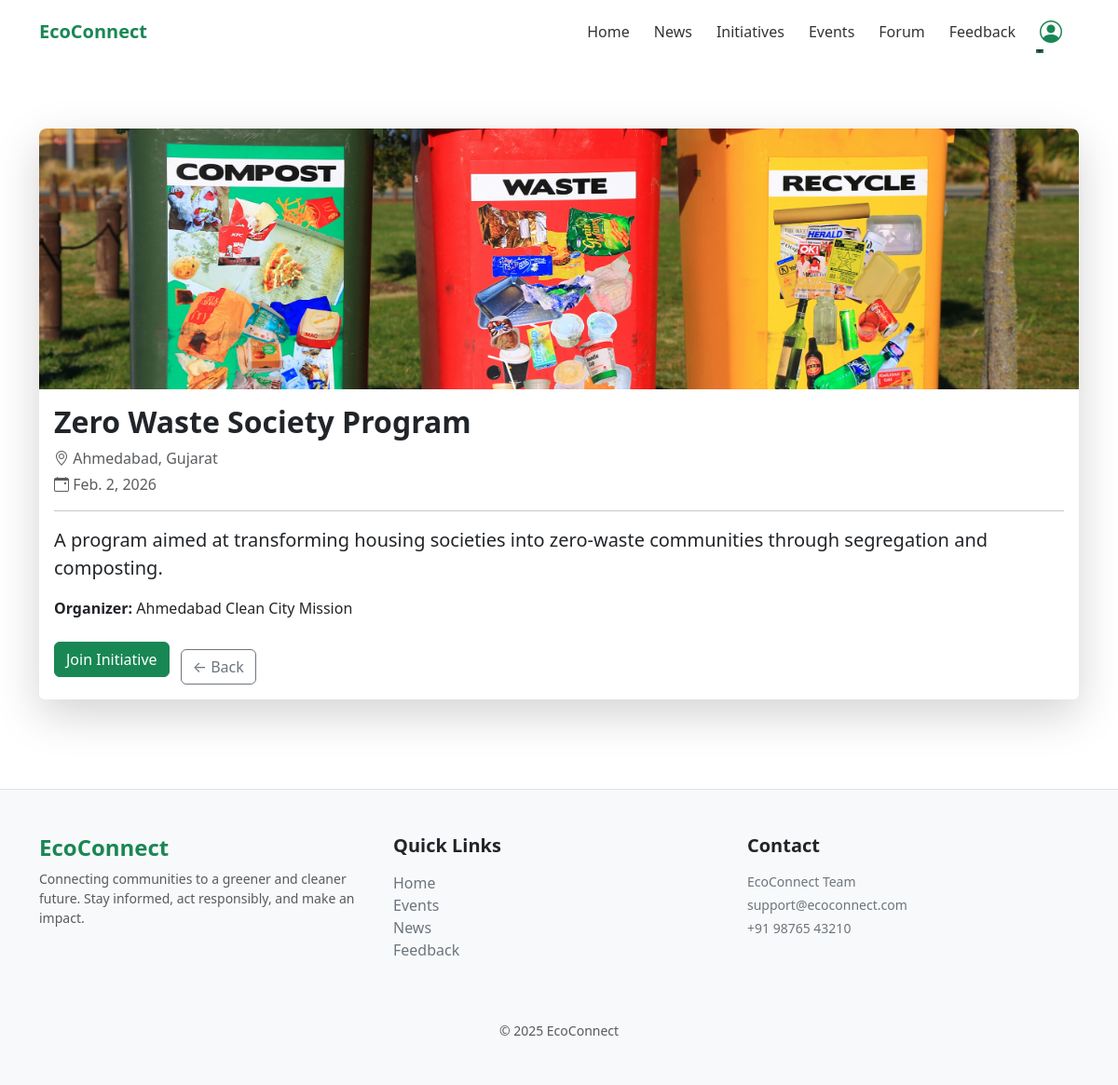
Page /initiatives/3/ (signed in) on the committed database.
### initiatives/models.py (models this page shows, shortened)
class Initiative(models.Model):
    title = models.CharField(max_length=200)
    location = models.CharField(max_length=150)
    date = models.DateField()
    description = models.TextField()
    organizer = models.CharField(max_length=150)
    image = models.ImageField(upload_to='initiatives/', blank=True, null=True)
    created_at = models.DateTimeField(auto_now_add=True)

### initiatives/views.py (the view)
# urls.py: path('<int:id>/',views.initiative_detail,name='initiative_detail'),
def initiative_detail(request, id):
    initiative = get_object_or_404(Initiative, id=id)
    joined_initiative_ids = Participation.objects.filter(
        user=request.user,
        initiative__isnull=False
    ).values_list('initiative_id', flat=True)
    return render(request, 'initiative_detail.html', {'initiative': initiative,'joined_initiative_ids': list(joined_initiative_ids),})

### initiatives/templates/initiative_detail.html
{% extends 'base.html' %}
{% load static %}
{% block content %}
<div class="container py-5">
    <div class="card border-0 shadow-lg">
        {% if initiative.image %}
        <img src="{{ initiative.image.url }}"
             class="card-img-top"
             alt="{{ initiative.title }}">
        {% endif %}
        <div class="card-body">
            <h2 class="fw-bold">{{ initiative.title }}</h2>
            <p class="text-muted mb-1">
                <i class="bi bi-geo-alt"></i> {{ initiative.location }}
            </p>
            <p class="text-muted">
                <i class="bi bi-calendar-event"></i> {{ initiative.date }}
            </p>
            <hr>
            <p class="lead">{{ initiative.description }}</p>
            <p>
                <strong>Organizer:</strong> {{ initiative.organizer }}
            </p>
{% if initiative.id in joined_initiative_ids %}
    <button class="btn btn-secondary" disabled>Already Joined</button>
{% else %}
    <a href="{% url 'join_initiative' initiative.id %}" class="btn btn-success">
        Join Initiative
    </a>
{% endif %}
            <a href="{% url 'initiatives_list' %}"
               class="btn btn-outline-secondary mt-3 ms-2">
                ← Back
            </a>
        </div>
    </div>
</div>
{% endblock %}

### static/css/global.css (style rules this page uses)
.card-img-top { max-height: 280px; object-fit: cover; border-radius: 0.5rem 0.5rem 0 0; }

### rows in the picture
Initiative: image (picture), title "Zero Waste Society Program", location "Ahmedabad, Gujarat", date "Feb. 2, 2026", description "A program aimed at transforming housing societies into zero-waste communities through segregation and composting.", organizer "Ahmedabad Clean City Mission"
